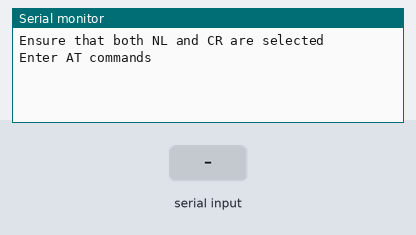
Simulated run of this sketch. Board: Arduino Uno, built with avr-gcc and run on an emulated ATmega328P. Parts: the last lines printed to the serial monitor. The inputs (shaded band) are chosen by the test bench.

Above: at 1.2 s.
1.3 s: "1" received over the second serial link
At 2.5 s:
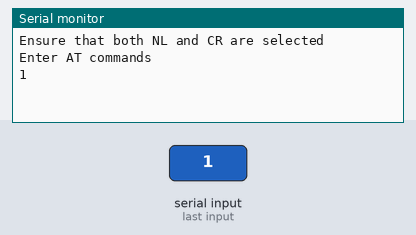
2.8 s: "0" received over the second serial link
At 3.6 s:
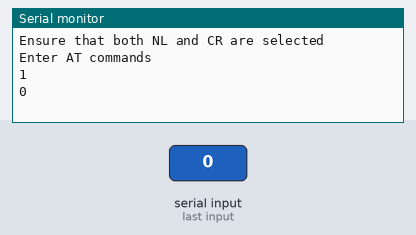

Measured:
- after the input at 1.3 s, the serial monitor: prints a new line at once (image 1)
- after the input at 2.8 s, the serial monitor: prints a new line at once (image 2)

The sketch:

Using_AT_Commands_Sketch.ino
```cpp
/******************************************************************************************/
// Tiny OS Bluetooth Bee Shield Test Sketch - Sending AT Commands
//
// Ensure the UART/DLine switch is in the DLine position as AT Commands will be sent via software serial
// Connect RX from the Bluetooth Bee to pin 2 on the Arduino.
// Connect TX from the Bluetooth Bee to pin 3 on the Arduino
//
// In normal use both the switches on the switch block are moved to the left
// to send AT commands remove all power and move the top switch to the right
// Switch the power on, the green STATE led will flash on and off slowly
//
// Open up the Serial Port Monitor
// Type in AT and click on the SEND button, OK will be printed in the monitor
// showing the module is receiving commands.
//
// *****************************************************************************************

 #include <SoftwareSerial.h>

 SoftwareSerial mySerial(2, 3); // RX, TX

 String buildString = ""; // Stores response of bluetooth device
 // which simply allows \n between each response.

 void setup()
 {
// Open serial communications and wait for port to open:
// Hardware Serial port set to 9600
 Serial.begin(9600);
 Serial.println("Ensure that both NL and CR are selected");
 Serial.println("Enter AT commands");
// SoftwareSerial "com port" data rate. 38400.
 mySerial.begin(38400);  // default speed in AT mode
 }

 void loop() {
// Read device output if available.
 if (mySerial.available()) {
 while(mySerial.available()) { // While there is more to be read, keep reading.
 buildString += (char)mySerial.read();
 }
 Serial.println(buildString);
 buildString = ""; // reset string
 }
 // Read user input if available.
 if (Serial.available()){
 delay(10);
 mySerial.write(Serial.read());
 }

}
```
